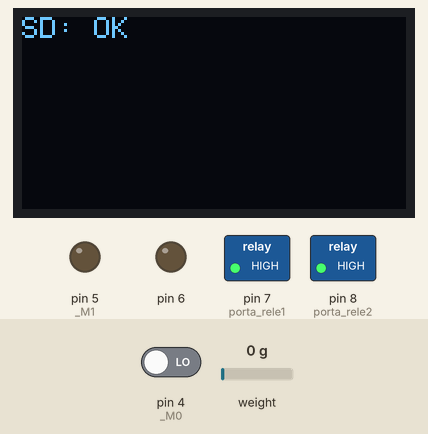
Bench run of a sketch on a simulated Arduino Mega 2560, built with avr-gcc and run on an emulated ATmega2560. Parts: 128×64 one-colour display, switched loads named in the sketch (green lamp = pin HIGH), output pins drawn as LEDs (lit = HIGH). Inputs (shaded band) come from the test bench; at power-on: pin 4 (_M0) LOW, weight on the scale 0 g. Storage starts empty; random numbers use the default seed unless the sketch sets one; what the sketch prints to the serial monitor is not drawn.

Above: at 1.1 s.
1.2 s: pin 4 (_M0) driven HIGH
At 8.7 s:
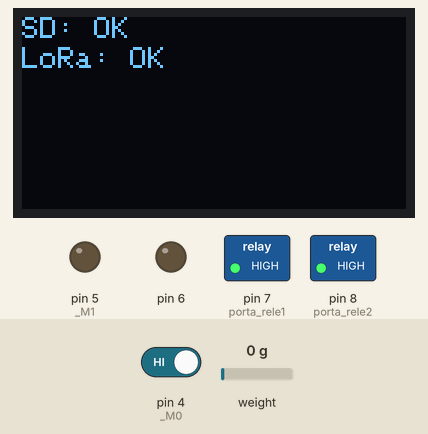
At 10.1 s:
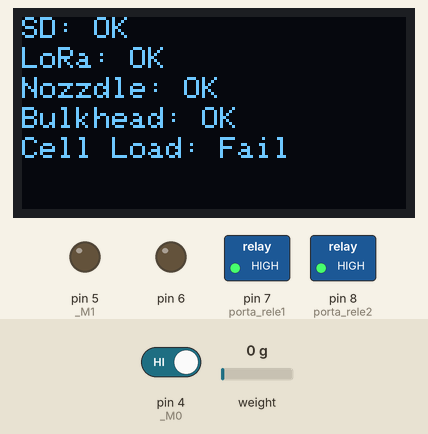
Timing chart, 0 to 10.4 s (numbered marks = the images above; inputs shaded):
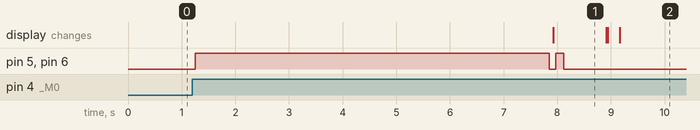

Measured:
- after the input at 1.2 s, the display: changes after 6.7 s (image 1)
- what the display in image 1 shows lasts 1.0 s, from 7.9 s to 8.9 s

The sketch:

Mega_Teste_Estatico_Final.ino
```cpp
#include <SD.h>
#include "EBYTE.h"
#include <max6675.h>
#include <HX711.h>
#include <Adafruit_GFX.h>
#include <Adafruit_SSD1306.h>

#define SCREEN_WIDTH 128
#define SCREEN_HEIGHT 64
#define OLED_RESET -1
Adafruit_SSD1306 display(SCREEN_WIDTH, SCREEN_HEIGHT, &Wire, OLED_RESET);

#define pinoSS 53
#define M0_LoRa   6
#define M1_LoRa   5
#define RX_LoRa   19 // RX1 - Pino 19
#define TX_LoRa   18 // TX1 - Pino 18
#define AUX_LoRa  4

struct DATA {
  unsigned long packet;
  int Bits;
  float noise;
  float buckhead;
  float kg;
};

char ack;
int Chan;
DATA MyData;
unsigned long Last;

EBYTE LoRa(&Serial1, M0_LoRa, M1_LoRa, AUX_LoRa);  // Criar objeto de Transmissão,
MAX6675 temp1(13, 12, 11);
MAX6675 temp2(13, 12, 11);
HX711 escala;

const int LOADCELL_DOUT_PIN = A1;
const int LOADCELL_SCK_PIN = 52;

int porta_rele1 = 7;
int porta_rele2 = 8;
int valueRele = 1;

File dataFile;

void setup() {
  digitalWrite(porta_rele1, HIGH);
  digitalWrite(porta_rele2, HIGH);
  Serial.begin(9600);
  Serial1.begin(9600);

  pinMode(porta_rele1, OUTPUT);
  pinMode(porta_rele2, OUTPUT);

  initOled();
  initSD();
  initLora();
  SystemsOk();


}
void loop() {
  unsigned long startTime = millis();

  while (millis() - startTime < 150) {
    if (Serial1.available()) {
      ack = (char)LoRa.GetByte();

      if (ack == 'A') {
        Serial.println("Received 'A' via LoRa");

        MyData.packet++;
        MyData.noise = readTemperature(1);
        MyData.buckhead = readTemperature(2);
        MyData.kg = readCellLoad();

        valueRele = 2;
        digitalWrite(porta_rele1, LOW);
        MyData.Bits = valueRele;

        LoRa.SendStruct(&MyData, sizeof(MyData));

        Serial.print("Sending a: ");
        Serial.println(MyData.packet);

        // Armazena os dados no cartão SD
        saveDataToFile();

        delay(100);
      }
      else if (ack == 'B') {
        Serial.println("Received 'B' via LoRa");

        MyData.packet++;
        MyData.noise = readTemperature(1);
        MyData.buckhead = readTemperature(2);
        MyData.kg = readCellLoad();

        valueRele = 3;
        digitalWrite(porta_rele2, LOW);
        MyData.Bits = valueRele;
        LoRa.SendStruct(&MyData, sizeof(MyData));

        Serial.print("Sending a: ");
        Serial.println(MyData.packet);

        // Armazena os dados no cartão SD
        saveDataToFile();

        delay(100);
      }
    }
  }

  MyData.packet++;
  MyData.noise = readTemperature(1);
  MyData.buckhead = readTemperature(2);
  MyData.kg = readCellLoad();

  MyData.Bits = valueRele;

  LoRa.SendStruct(&MyData, sizeof(MyData));

  Serial.print("Sending b: ");
  Serial.println(MyData.packet);

  // Armazena os dados no cartão SD
  saveDataToFile();

  delay(150);
}

float readTemperature(int sensorNumber) {
  float temperature = 0.0;

  if (sensorNumber == 1) {
    temperature = random(10, 20);
  // temperature = readCelsius();
  } else if (sensorNumber == 2) {
    temperature = random(30, 40);
  // temperature = 0;
  }

  return temperature;
}

float readCellLoad() {
  float peso = escala.get_units(3);
 if(peso <= 0.0200)
 {
 Serial.print("0");
 return 0;
 }
 else
 {
 Serial.print(peso, 3);
 }
  return peso;
}

void saveDataToFile() {
  dataFile = SD.open("dados.txt", FILE_WRITE);

  if (dataFile) {

    dataFile.print(MyData.packet);
    dataFile.print("| ");

    dataFile.print(MyData.Bits);
    dataFile.print("|");

    dataFile.print(MyData.noise);
    dataFile.print("|");

    dataFile.print(MyData.buckhead);
    dataFile.print("|");

    dataFile.println(MyData.kg);

    dataFile.close();
  }
}

bool initSD() {
  // Inicialização do cartão microSD
  if (SD.begin(pinoSS)) { // Inicializa o SD Card
    Serial.println("SD Card pronto para uso.");
    display.setCursor(0, 0);
    display.println("SD: OK");
    display.display();
  }
  else {
    Serial.println("Falha na inicialização do SD Card.");
    display.setCursor(0, 0);
    display.println("SD: Fail");
    display.display();
    return;
  }

  // Abre o arquivo para escrita
  dataFile = SD.open("dados.txt", FILE_WRITE);

  if (dataFile) {
    // Escreve o cabeçalho no arquivo
    dataFile.println("Packet, Bits, Temp nozzdle (°C), Temp bulkhead (°C), KG");
    dataFile.close();
  }
  else {
    Serial.println("Não foi possível abrir o arquivo para escrita!");
  }
}
void initOled(){
  display.begin(SSD1306_SWITCHCAPVCC, 0x3C);
  display.clearDisplay();
  display.setTextSize(1);
  display.setTextColor(SSD1306_WHITE);
}

void initLora()
  {
  if (!LoRa.init()) {
    display.setCursor(0, 10);
    display.println("LoRa: OK");
    display.display();
  } else {
    display.setCursor(0, 10);
    display.println("LoRa: Fail");
    display.display();
  }
  LoRa.SetAirDataRate(ADR_1K);
  LoRa.SetAddress(1);
  LoRa.SetChannel(15);
  LoRa.SaveParameters(TEMPORARY);
  LoRa.PrintParameters();
  LoRa.SetMode(MODE_NORMAL);
  }

 void SystemsOk()
 {

  float noiseTemp = readTemperature(1);
  if (noiseTemp > 0) {
    display.setCursor(0, 20);
    display.println("Nozzdle: OK");
    display.display();
  } else {
    display.setCursor(0, 20);
    display.println("Nozzdle: Fail");
    display.display();
  }

  float buckheadTemp = readTemperature(2);
  if (buckheadTemp > 0) {
    display.setCursor(0, 30);
    display.println("Bulkhead: OK");
    display.display();
  } else {
    display.setCursor(0, 30);
    display.println("Bulkhead: Fail");
    display.display();
  }
  display.setCursor(0, 40);
  escala.begin(A1, 52);
  escala.set_scale(2250.28096);
  escala.tare(0);

   if (escala.read()>0) {
    display.println("Cell Load: Ok");
  } else {
    display.println("Cell Load: Fail");
  }
    display.display();
 }
```

EBYTE.h
```cpp
// (licence header left out)
/*
  Code by Kris Kasprzak kris.kasprzak@yahoo.com
  This library is intended to be used with EBYTE transcievers, small wireless units for MCU's such as
  Teensy and Arduino. This library let's users program the operating parameters and both send and recieve data.
  This company makes several modules with different capabilities, but most #defines here should be compatible with them
  All constants were extracted from several data sheets and listed in binary as that's how the data sheet represented each setting
  Hopefully, any changes or additions to constants can be a matter of copying the data sheet constants directly into these #defines
  Usage of this library consumes around 970 bytes
  Revision		Data		Author			Description
  1.0			3/6/2019	Kasprzak		Initial creation
  2.0			3/2/2020	Kasprzak		Added all functions to build the options bit (FEC, Pullup, and TransmissionMode
  3.0			3/27/2020	Kasprzak		Added more Get functions
  4.0			6/23/2020	Kasprzak		Added private method to clear the buffer to ensure read methods would not be filled with buffered data
  5.0			12/4/2020	Kasprzak		moved Reset to public, added Clear to SetMode to avoid buffer corruption during programming
  5.5			1/26/2022	Kasprzak		added attempt parameter to limit the retries

  Module connection
  Module	MCU						Description
  MO		Any digital pin*		pin to control working/program modes
  M1		Any digital pin*		pin to control working/program modes
  Rx		Any digital pin			pin to MCU TX pin (module transmits to MCU, hence MCU must recieve data from module
  Tx		Any digital pin			pin to MCU RX pin (module transmits to MCU, hence MCU must recieve data from module
  AUX		Any digital pin			pin to indicate when an operation is complete (low is busy, high is done)
  Vcc		+3v3 or 5V0
  Vcc		Ground					Ground must be common to module and MCU
  notes:
  * caution in connecting to Arduino pin 0 and 1 as those pins are for USB connection to PC
  you may need a 4K7 pullup to Rx and AUX pins (possibly Tx) if using and Arduino
  Module source
  http://www.ebyte.com/en/
  example module this library is intended to be used with
  http://www.ebyte.com/en/product-view-news.aspx?id=174
  Code usage
  1. Create a serial object
  2. Create EBYTE object that uses the serail object
  3. begin the serial object
  4. init the EBYTE object
  5. set parameters (optional but required if sender and reciever are different)
  6. send or listen to sent data

*/

#ifndef EBYTE_H_LIB
#define EBYTE_H_LIB

#define EBYTE_H_LIB_VER 5.5

#if ARDUINO >= 100
#include "Arduino.h"
#else
#include "WProgram.h"
#endif


// if you seem to get "corrupt settings add this line to your .ino
// #include <avr/io.h>

/*

if modules don't seem to save or read parameters, it's probably due to slow pin changing times
in the module. I see this happen rarely. You will have to adjust this value
when settin M0 an M1 there is gererally a short time for the transceiver modules
to react. The data sheet says 2 ms, but more time is generally needed. I'm using
50 ms below and maybe too long, but it seems to work in most cases. Increase this value
if your unit will not return parameter settings.
*/

#define PIN_RECOVER 50


// modes NORMAL send and recieve for example
#define MODE_NORMAL 0			// can send and recieve
#define MODE_WAKEUP 1			// sends a preamble to waken receiver
#define MODE_POWERDOWN 2		// can't transmit but receive works only in wake up mode
#define MODE_PROGRAM 3			// for programming

// options to save change permanently or temp (power down and restart will restore settings to last saved options
#define PERMANENT 0xC0
#define TEMPORARY 0xC2

// parity bit options (must be the same for transmitter and reveiver)
#define PB_8N1 0b00			// default
#define PB_8O1 0b01
#define PB_8E1 0b11

//UART data rates
// (can be different for transmitter and reveiver)
#define UDR_1200 0b000		// 1200 baud
#define UDR_2400 0b001		// 2400 baud
#define UDR_4800 0b010		// 4800 baud
#define UDR_9600 0b011		// 9600 baud default
#define UDR_19200 0b100		// 19200 baud
#define UDR_38400 0b101		// 34800 baud
#define UDR_57600 0b110		// 57600 baud
#define UDR_115200 0b111	// 115200 baud

// air data rates (certian types of modules)
// (must be the same for transmitter and reveiver)
#define ADR_300 0b000		// 300 baud
#define ADR_1200 0b001		// 1200 baud
#define ADR_2400 0b010		// 2400 baud
#define ADR_4800 0b011		// 4800 baud
#define ADR_9600 0b100		// 9600 baud
#define ADR_19200 0b101		// 19200 baud

// air data rates (other types of modules)
#define ADR_1K 0b000		// 1k baud
#define ADR_2K 0b001		// 2K baud
#define ADR_5K 0b010		// 4K baud
#define ADR_8K 0b011		// 8K baud
#define ADR_10K 0b100		// 10K baud
#define ADR_15K 0b101		// 15K baud
#define ADR_20K 0b110		// 20K baud
#define ADR_25K 0b111		// 25K baud

// various options
// (can be different for transmitter and reveiver)
#define OPT_FMDISABLE 0b0	//default
#define OPT_FMENABLE 0b1
#define OPT_IOOPENDRAIN 0b0
#define OPT_IOPUSHPULL  0b1
#define OPT_WAKEUP250  0b000
#define OPT_WAKEUP500  0b001
#define OPT_WAKEUP750  0b010
#define OPT_WAKEUP1000 0b011
#define OPT_WAKEUP1250 0b100
#define OPT_WAKEUP1500 0b101
#define OPT_WAKEUP1750 0b110
#define OPT_WAKEUP2000 0b111
#define OPT_FECDISABLE  0b0
#define OPT_FECENABLE 0b1

// transmitter output power--check government regulations on legal transmit power
// refer to the data sheet as not all modules support these power levels
// constants for 1W units
// (can be different for transmitter and reveiver)
//#define OPT_TP30 0b00		// 30 db
//#define OPT_TP27 0b01		// 27 db
//#define OPT_TP24 0b10		// 24 db
//#define OPT_TP21 0b11		// 21 db

// constants or 500 mW units
//#define OPT_TP27 0b00		// 27 db
//#define OPT_TP24 0b01		// 24 db
//#define OPT_TP21 0b10		// 21 db
//#define OPT_TP18 0b11		// 17 db
//#define OPT_TP17 0b11		// 17 db

// constants or 100 mW units
#define OPT_TP20 0b00		// 20 db
#define OPT_TP17 0b01		// 17 db
#define OPT_TP14 0b10		// 14 db
#define OPT_TP11 0b11		// 10 db
#define OPT_TP10 0b11		// 10 db


class Stream;

class EBYTE {

public:

	EBYTE(Stream *s, uint8_t PIN_M0 = 4, uint8_t PIN_M1 = 5, uint8_t PIN_AUX = 6);

	// code to initialize the library
	// this method reads all parameters from the module and stores them in memory
	// library modifications could be made to only read upon a change at a savings of 30 or so bytes
	// the issue with these modules are some parameters are a collection of several options AND
	// ALL parameters must be sent even if only one option is changed--hence get all parameters initially
	// so you know what the non changed parameters are know for resending back

	bool init(uint8_t _Attempts = 5);

	// methods to set modules working parameters NOTHING WILL BE SAVED UNLESS SaveParameters() is called
	void SetMode(uint8_t mode = MODE_NORMAL);
	void SetAddress(uint16_t val = 0);
	void SetAddressH(uint8_t val = 0);
	void SetAddressL(uint8_t val = 0);
	void SetAirDataRate(uint8_t val);
	void SetUARTBaudRate(uint8_t val);
	void SetSpeed(uint8_t val);
	void SetOptions(uint8_t val);
	void SetChannel(uint8_t val);
	void SetParityBit(uint8_t val);

	//functions to set the options
	void SetTransmissionMode(uint8_t val);
	void SetPullupMode(uint8_t val);
	void SetWORTIming(uint8_t val);
	void SetFECMode(uint8_t val);
	void SetTransmitPower(uint8_t val);

	bool GetAux();

	bool available();
	void flush();
	// methods to get some operating parameters
	uint16_t GetAddress();

	// methods to get module data
	uint8_t GetModel();
	uint8_t GetVersion();
	uint8_t GetFeatures();

	uint8_t GetAddressH();
	uint8_t GetAddressL();
	uint8_t GetAirDataRate();
	uint8_t GetUARTBaudRate();
	uint8_t GetChannel();
	uint8_t GetParityBit();
	uint8_t GetTransmissionMode();
	uint8_t GetPullupMode();
	uint8_t GetWORTIming();
	uint8_t GetFECMode();
	uint8_t GetTransmitPower();

	uint8_t GetOptions();
	uint8_t GetSpeed();

	// methods to get data from sending unit
	uint8_t GetByte();
	bool GetStruct(const void *TheStructure, uint16_t size_);

	// method to send to data to receiving unit
	void SendByte(uint8_t TheByte);
	bool SendStruct(const void *TheStructure, uint16_t size_);

	// mehod to print parameters
	void PrintParameters();

	// parameters are set above but NOT saved, here's how you save parameters
	// notion here is you can set several but save once as opposed to saving on each parameter change
	// you can save permanently (retained at start up, or temp which is ideal for dynamically changing the address or frequency
	void SaveParameters(uint8_t val = PERMANENT);

	// MFG is not clear on what Reset does, but my testing indicates it clears buffer
	// I use this when needing to restart the EBYTE after programming while data is still streaming in
	// it does NOT return the ebyte back to factory defaults
	void Reset();

protected:

	// function to read modules parameters
	bool ReadParameters();

	// method to let method know of module is busy doing something (timeout provided to avoid lockups)
	void CompleteTask(unsigned long timeout = 0);

	// utility funciton to build the "speed byte" which is a collection of a few different parameters
	void BuildSpeedByte();

	// utility funciton to build the "options byte" which is a collection of a few different parameters
	void BuildOptionByte();

private:

	bool ReadModelData();
	void ClearBuffer();
	// variable for the serial stream
	Stream*  _s;
	Stream*  _TD;

	// pin variables
	int8_t _M0;
	int8_t _M1;
	int8_t _AUX;

	// variable for the 6 bytes that are sent to the module to program it
	// or bytes received to indicate modules programmed settings
	uint8_t _Params[6];

	// indicidual variables for each of the 6 bytes
	// _Params could be used as the main variable storage, but since some bytes
	// are a collection of several options, let's just make storage consistent
	// also Param[1] is different data depending on the _Save variable
	uint8_t _Save;
	uint8_t _AddressHigh;
	uint8_t _AddressLow;
	uint8_t _Speed;
	uint8_t _Channel;
	uint8_t _Options;
	uint8_t _Attempts;

	// individual variables for all the options
	uint8_t _ParityBit;
	uint8_t _UARTDataRate;
	uint8_t _AirDataRate;
	uint8_t _OptionTrans;
	uint8_t _OptionPullup;
	uint8_t _OptionWakeup;
	uint8_t _OptionFEC;
	uint8_t _OptionPower;
	uint16_t _Address;
	uint8_t _Model;
	uint8_t _Version;
	uint8_t _Features;
	uint8_t _buf;

};

#endif
```

Source omitted: EBYTE.cpp (18804 bytes)
